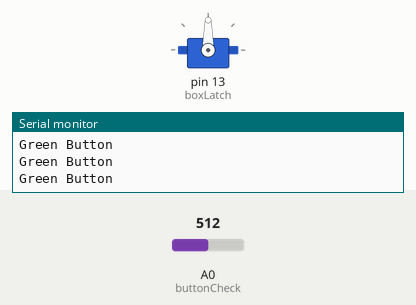
This sketch was run on a simulated Arduino Uno, built with avr-gcc and run on an emulated ATmega328P. Parts: servo, the last lines printed to the serial monitor. Inputs (shaded band) come from the test bench; at power-on: A0 (buttonCheck) = 512.

Above: at 1.2 s.
1.3 s: A0 (buttonCheck) set to 586
4.3 s: A0 (buttonCheck) set to 616
At 4.9 s:
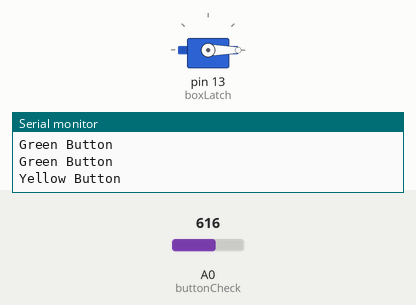
Timing chart, 0 to 7.3 s (numbered marks = the images above; inputs shaded):
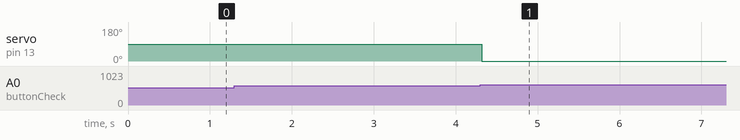

The sketch:

CP_Coded_Lock.ino
```cpp
#include <Servo.h>
Servo boxLatch;

int pos = 0;

bool whiteButton = false;
bool yellowButton = false;
bool greenButton = false;
bool redButton = false;

void setup() {
  // initialize serial communication at 9600 bits per second:
  Serial.begin(9600);
  boxLatch.attach(13);
  // read the input on analog pin 0:
}

void loop() {
  //Serial.println(sensorValue);
  buttonCheck();
  codeCheck();
  delay(1);
}

void buttonCheck(){
  int sensorValue = analogRead(A0);

  bool newWhiteButton = whiteButton;
  bool newYellowButton = yellowButton;
  bool newGreenButton = greenButton;
  bool newRedButton = redButton;

  if (sensorValue >= 800 && sensorValue < 1000){
    Serial.println("White Button");
    whiteButton = true;
  } else if (sensorValue >= 600 && sensorValue < 800){
    Serial.println("Yellow Button");
    yellowButton = true;
  } else if (sensorValue >= 400 && sensorValue < 600){
    Serial.println("Green Button");
    greenButton = true;
  } else if (sensorValue >= 200 && sensorValue < 400){
    Serial.println("Red Button");
    redButton = true;
  } else {
    Serial.println(sensorValue);
  }
}

void codeCheck(){
  bool otherWhiteButton = whiteButton;
  bool otherYellowButton = yellowButton;
  bool otherGreenButton = greenButton;
  bool otherRedButton = redButton;

  if (otherGreenButton == true && otherYellowButton == true ){ //&& otherRedButton == false && otherWhiteButton == false ){
    for (pos = 0; pos <= 90; pos += 1) {
    boxLatch.write(pos);
    delay(1000);
    boxLatch.detach();
    }
  }
}
```

Measured:
- the behaviour switches between 599 and 600 on A0 (buttonCheck) (found by bisection; images 0 and 1)
- after the input at 4.3 s, servo on pin 13 (boxLatch): 90° → 0° at once
